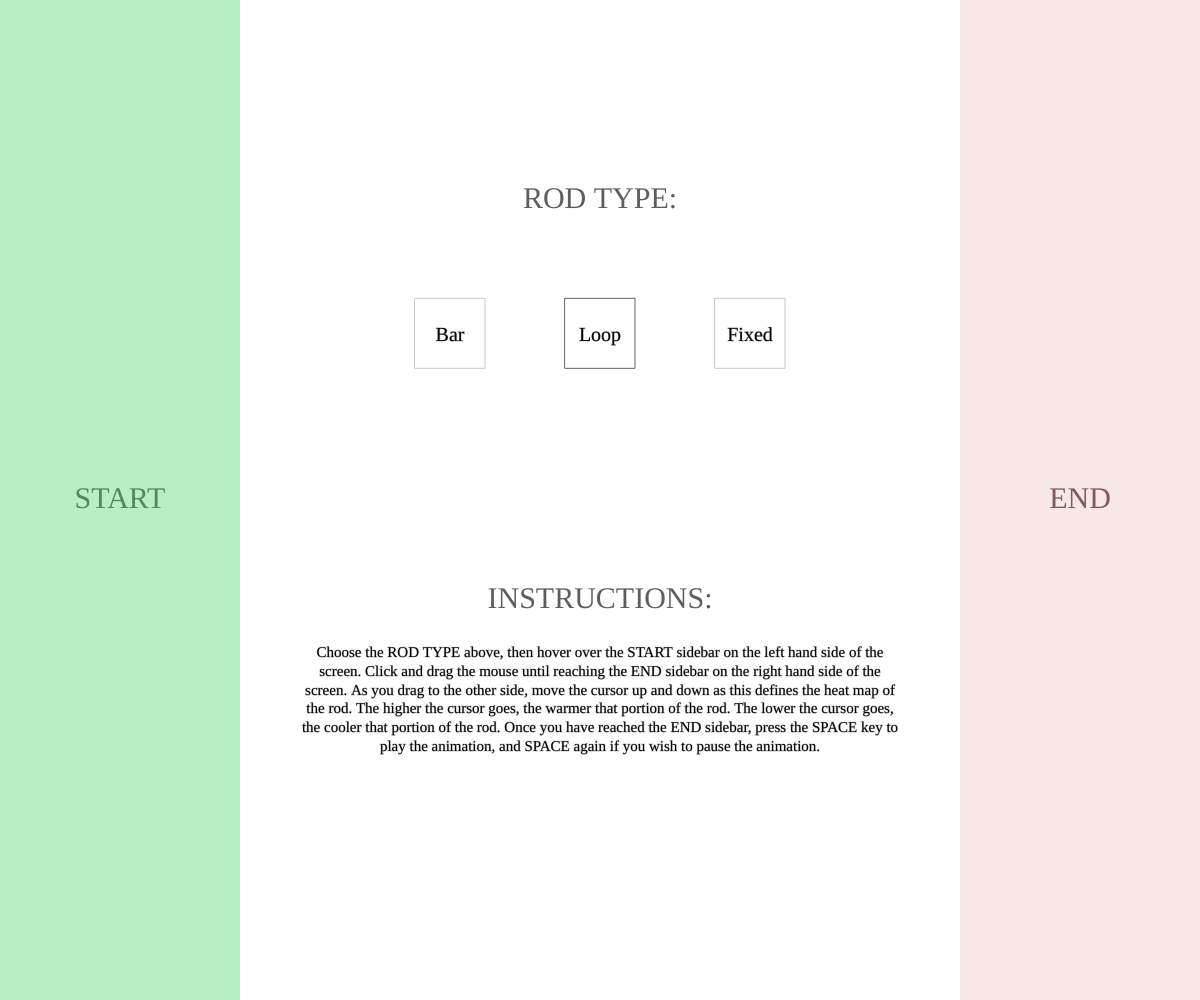
Frame 1 (no input)
Frame 60 (no input): identical to frame 1, image omitted
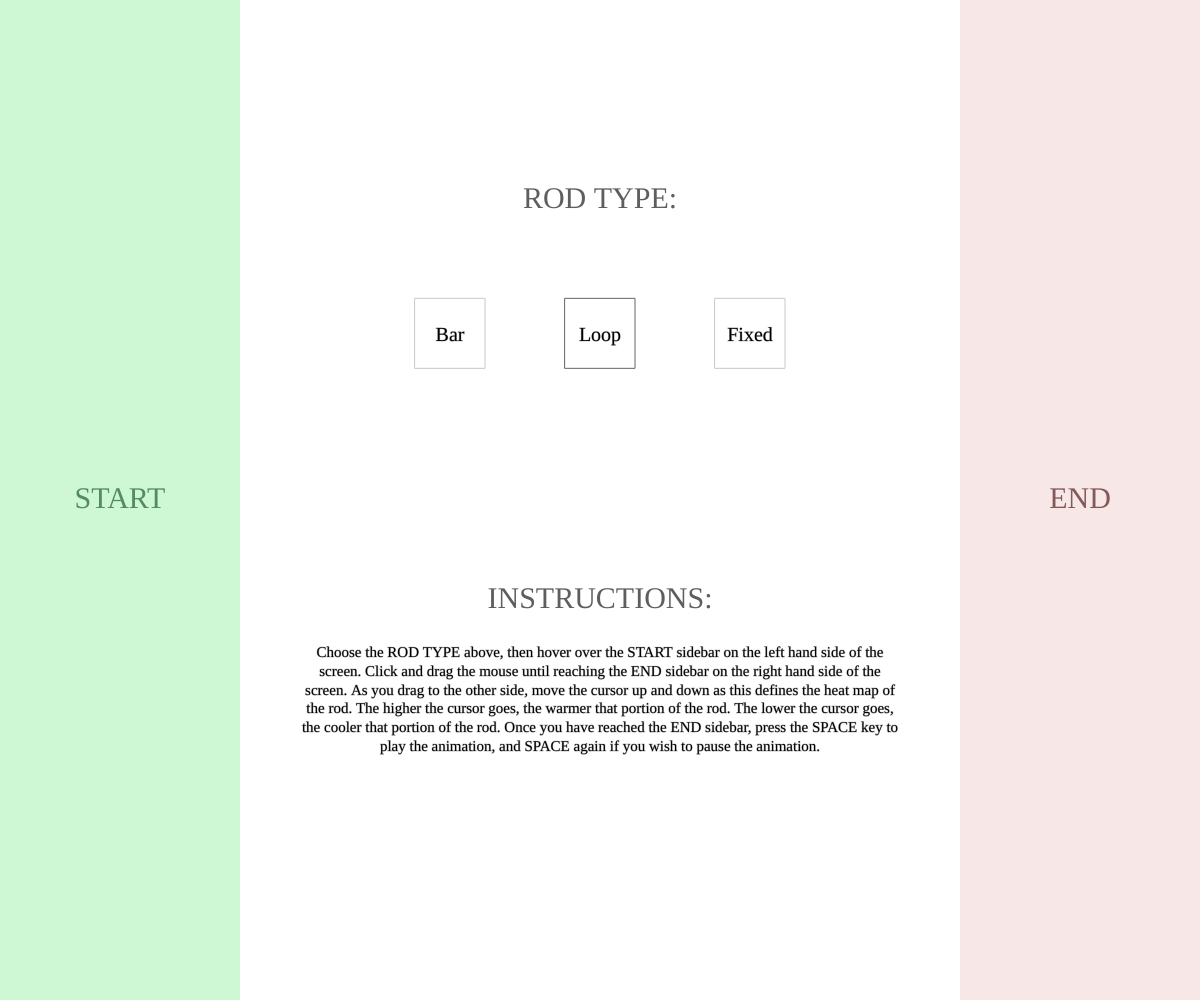
Frame 120 (the mouse pressed at the canvas centre since frame 60)

The p5.js sketch that drew these frames (run headless with seeded random() and noise() and a simulated clock; from frame 60 on, the mouse is pressed at the canvas centre):

// p5.js sketch
// ── sketch.js


//////////////////////////////////////////////////////////     TYPE INTEGERS 1,2,3,4,5,6,7,8,9,0

var play;

var rod;
var rodEx;
var cumTemp;
var creatingRod;
var TempEx;
var avgTemp;
var rodType;
var rodSampleD;

var heatChange = [];
var rodTypeOptions;

function setup() {
	W = window.innerWidth;
  	H = window.innerHeight;
  	canvas = createCanvas(W, H);
  
	textFont('AvenirNext-Ultralight');
	textAlign(CENTER,CENTER);
	angleMode(DEGREES);
	
	play = 0;
	
	rod = [];
	rodEx = [W/5,4*W/5];
	TempEx = [0,0]
	cumTemp = 0;
	creatingRod = false;
	rodTypeOptions = ['Bar','Loop','Fixed'];
	rodType = 'Loop'; // either Bar, or Loop, or Fixed
	rodSampleD = 5;
}

function activateCreateRod(){
	if (mouseX<rodEx[0] && mouseIsPressed && !rod.length){
		creatingRod = true;
	}
}

function createRod(){
	if (mouseIsPressed){
		if (mouseX>rodEx[0] && mouseX<rodEx[1]){
			if (!rod.length || mouseX>rod[rod.length-1][0]+rodSampleD){
				rod.push([mouseX,mouseY]);
				cumTemp += mouseY;
				if (TempEx[0]>mouseY || !rod.length){
					TempEx[0]=mouseY;
				} if (TempEx[1]<mouseY || !rod.length){
					TempEx[1]=mouseY;
				}
			}
		}
				
		if (mouseX>rodEx[1]){
			creatingRod = false;
		}
	}
}

function drawRod(){
	noFill();
// 	beginShape();
	avgTemp = cumTemp/rod.length;
	
	strokeWeight(2);
	if (rod.length){
		stroke(50,200);
		rect(rod[0][0],cumTemp/rod.length-3,rod[rod.length-1][0]-rod[0][0],6);
	}
	
	strokeWeight(4);
	for (var i=0; i<rod.length-1; i+=1){
		stroke(127 + 100*(rod[i][1]-avgTemp)/(TempEx[0]-avgTemp),0,127 + 100*(rod[i][1]-avgTemp)/(TempEx[1]-avgTemp));
		line(rod[i][0],rod[i][1],rod[i+1][0],rod[i+1][1]);
	}
// 	endShape();




}

function drawSideBars(){
	cursor('default');
	strokeWeight(1);
	if (!creatingRod && !play && rod.length){
		noStroke();
		
		textSize(27);
		fill(48, 75, 84);
		text('PAUSED',rodEx[0]/2,H/2);
		textSize(25);
		fill(48, 75, 84);
		text('PRESS\nSPACE',(W+rodEx[1])/2,H/2);
		
		fill(119, 196, 224,80);
		rect(0,0,rodEx[0],H);
		rect(rodEx[1],0,W-rodEx[1],H);
		
		stroke(80,200);
		line(rodEx[1],0,rodEx[1],H);
		line(rodEx[0],0,rodEx[0],H);
	}
	if (!rod.length || creatingRod){
				
		noStroke();
		fill(100,230,120,80);
		rect(0,0,rodEx[0],H);
		fill(200,100,100,40);
		rect(rodEx[1],0,W-rodEx[1],H);
		
		if (mouseX<rodEx[0]){
			noStroke();
			fill(100,220,130,60);
			rect(0,0,rodEx[0],H);
		}
		
		if (mouseX>rodEx[1]){
			noStroke();
			fill(200,100,100,20);
			rect(rodEx[1],0,W-rodEx[1],H);
		}
		
		noStroke();
		textSize(30);
		fill(50,110,65,200);
		text('START',rodEx[0]/2,H/2);
		fill(100,50,50,200);
		text('END',(W+rodEx[1])/2,H/2);
		
		if (!rod.length){
			fill(50,50,50,200);
			text('ROD TYPE:',W/2,H/5);
			text('INSTRUCTIONS:',W/2,3*H/5);
			fill(255);
			rectMode(CENTER);
			for (var i=0; i<rodTypeOptions.length; i+=1){
				if (rodType===rodTypeOptions[i]){
					stroke(100);
				} else {
					stroke(200);
				}
				rect(W/2+(i-1)*W/8,H/3,70,70);
				if (mouseX>W/2+(i-1)*W/8-35 && mouseX<W/2+(i-1)*W/8+35 && mouseY>H/3-35 && mouseY<H/3+35){
					cursor('pointer');
				}
			}
			rectMode(CORNER);
			textSize(20);
			fill(0);
			for (var i=0; i<rodTypeOptions.length; i+=1){
				text(rodTypeOptions[i],W/2+(i-1)*W/8,H/3+2);
			}
			textSize(15);
			stroke(100,100,100,100);
			text('Choose the ROD TYPE above, then hover over the START sidebar on the left hand side of the screen. Click and drag the mouse until reaching the END sidebar on the right hand side of the screen. As you drag to the other side, move the cursor up and down as this defines the heat map of the rod. The higher the cursor goes, the warmer that portion of the rod. The lower the cursor goes, the cooler that portion of the rod. Once you have reached the END sidebar, press the SPACE key to play the animation, and SPACE again if you wish to pause the animation.',W/4,7*H/10,W/2);
		}
	}
}

function rodFunctions(){
	if (creatingRod){ 
		createRod();
	} else {
		if (play && rod.length){
			heatTransfer();
		} else if (!play && !rod.length) {
			activateCreateRod();
		}
	}
	drawRod();
}

function heatTransfer(){
	avgTemp = cumTemp/rod.length;
	heatChange = [];
	switch (rodType){
		case 'Bar': heatChange.push(2*sqrt(rod.length)/50*(rod[1][1]-rod[0][1])); break;
		case 'Loop': heatChange.push(2*sqrt(rod.length)/50*(rod[1][1]-2*rod[0][1]+rod[rod.length-1][1])); break;
		case 'Fixed': heatChange.push(0); break;
	}
	for (var i=1; i<rod.length-1; i+=1){
		heatChange.push(sqrt(rod.length)/50*(rod[i+1][1]-2*rod[i][1]+rod[i-1][1]));
	}
	switch (rodType){
		case 'Bar': heatChange.push(2*sqrt(rod.length)/50*(rod[rod.length-2][1]-rod[rod.length-1][1])); break;
		case 'Loop': heatChange.push(2*sqrt(rod.length)/50*(rod[rod.length-2][1]-2*rod[rod.length-1][1]+rod[0][1])); break;
		case 'Fixed': heatChange.push(0); break;
	}
	
	stroke(50);
	strokeWeight(2);
	for (var i=0; i<heatChange.length; i+=1){
		point(rod[i][0],100*heatChange[i]+avgTemp);
	}
	for (var i=0; i<rod.length; i+=1){
			rod[i][1] += (heatChange[i]);
	}
// 	heatChange.push(0.1*(rod[rod.length-1][1]-rod[0][1]));
// 	for (var i=0; i<round(rod.length/2); i+=1){
/*
		if (rod[i][1]>avgTemp){
			rod[i][1] += heatChange[i];
		} else {
			rod[i][1] -= heatChange[i];
		}
*/
// 		rod[i][1] += heatChange[i];
// 	}
// 	for (var i=round(rod.length/2); i<rod.length; i+=1){
/*
		if (rod[i][1]>avgTemp){
			rod[i][1] += heatChange[i];
		} else {
			rod[i][1] -= heatChange[i];
		}
*/
		
}

function draw(){
	background(255);
	drawSideBars();
	rodFunctions();
}

window.onresize = function() {
  resizeCanvas(windowWidth, windowHeight);
  W = windowWidth;
  H = windowHeight
};

function mouseClicked(){
	if (!rod.length){
		for (var i=0; i<rodTypeOptions.length; i+=1){
			if (mouseX>W/2+(i-1)*W/8-35 && mouseX<W/2+(i-1)*W/8+35 && mouseY>H/3-35 && mouseY<H/3+35){
				rodType = rodTypeOptions[i];
			}
		}
	}
}

function applyKeyFunc(val){
	if (val){
		if (keyCode === 32){
			play = 1-play;
		}
	}
}

function keyPressed(){
    applyKeyFunc(true);
}
function keyReleased(){
    applyKeyFunc(false);
}
